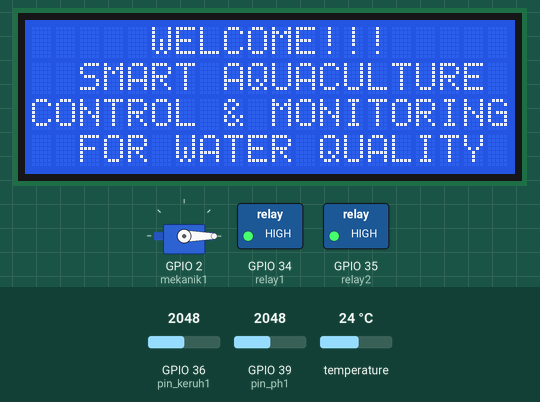
Recording of a sketch running on a simulated ESP32. On the bench: 20×4 character LCD, servo, switched loads named in the sketch (green lamp = pin HIGH). Inputs (shaded band) come from the test bench; at power-on: temperature 24 °C, GPIO 36 (pin_keruh1) = 2048, GPIO 39 (pin_ph1) = 2048. WiFi joins after 1.5 s; servers stay silent unless stated; the local clock reads 2024-03-15 10:24:30 at power-on unless the sketch sets it; what the sketch prints to the serial monitor is not drawn.

Above: at 2.5 s.
At 6.6 s:
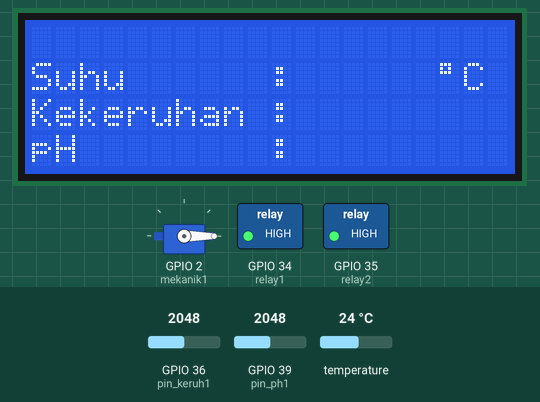
6.7 s: temperature set to 12 °C
At 8.1 s:
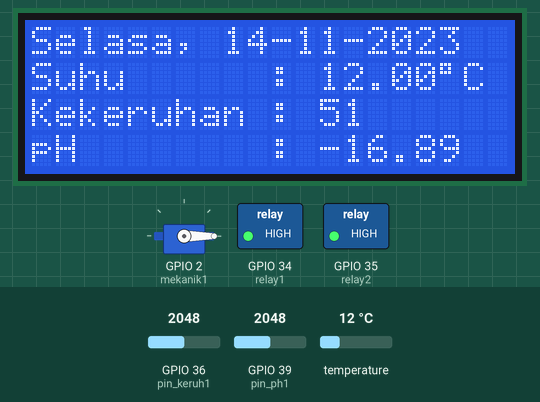
11.2 s: GPIO 36 (pin_keruh1) set to 2866
16.3 s: GPIO 39 (pin_ph1) set to 2866
At 19.0 s:
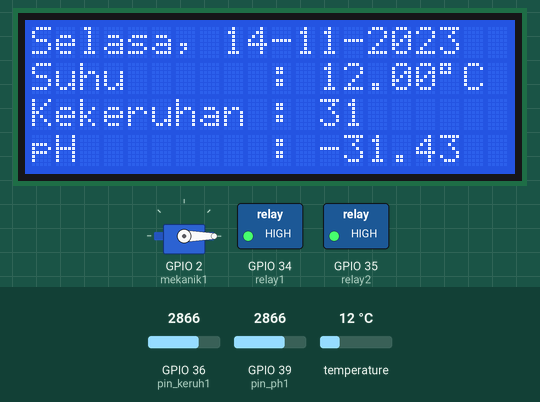
20.8 s: temperature set to 19 °C
25.3 s: GPIO 36 (pin_keruh1) set to 3603
At 27.1 s:
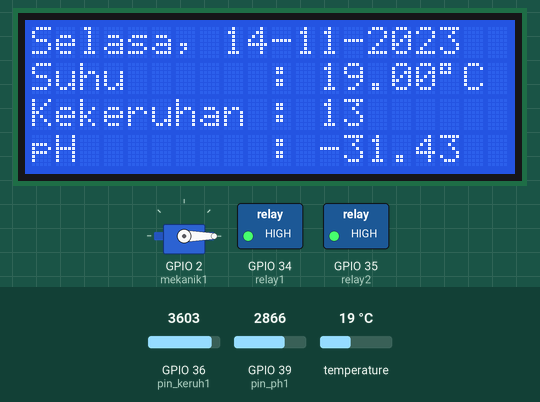
29.8 s: GPIO 39 (pin_ph1) set to 3603
At 31.1 s:
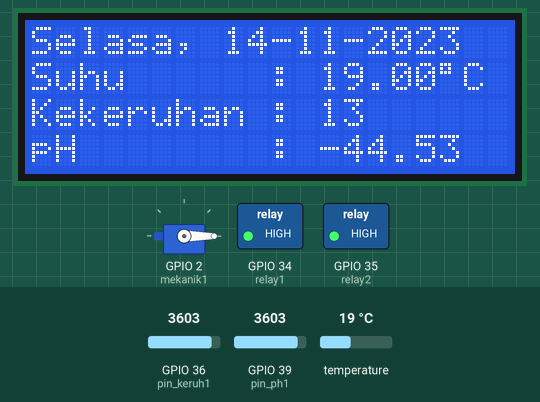
Timing chart, 0 to 32.8 s (numbered marks = the images above; inputs shaded):
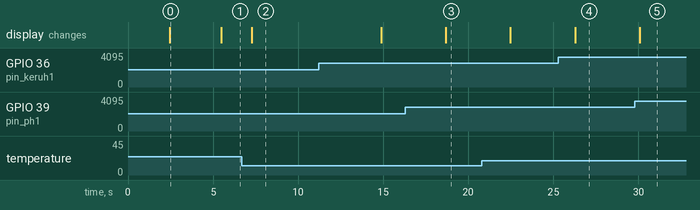

The sketch:

test_all_good.ino
```cpp
#include <Wire.h>
#include <LiquidCrystal_I2C.h>
#include "RTClib.h"
#include <ESP32Servo.h>
#include <OneWire.h>
#include <DallasTemperature.h>
#include <WiFi.h>
#include <WiFiClient.h>
#include <BlynkSimpleEsp32.h>
#define BLYNK_PRINT Serial

LiquidCrystal_I2C lcd(0x27, 20, 4);

char auth[] = "4GQPj-DQPFGC2JUo5N5R2Je2Gu9vbk8T";  //Enter your Blynk Auth token
char ssid[] = "iPhone";  //Enter your WIFI SSID
char pass[] = "12345678";  //Enter your WIFI Password

// RTC DS3231
RTC_DS3231 rtc;

char dataHari[7][12] = {"Minggu", "Senin", "Selasa", "Rabu", "Kamis", "Jumat", "Sabtu"};
String hari;
int tanggal, bulan, tahun, jam, menit, detik;

// Servo
Servo mekanik1;

// Sensor Suhu DS18B20
#define ONE_WIRE_BUS1 5

// Inisialisasi objek OneWire dan DallasTemperature
OneWire oneWire1(ONE_WIRE_BUS1);
DallasTemperature sensorSuhu1(&oneWire1);

float suhukolam1;

// Sensor Turbidity SEN0189
const int pin_keruh1 = 36;

int nilai_analog_keruh1;
int kolam1;
int keruhkolam1;

// Sensor pH PH4502C
const int pin_ph1 = 39;

int nilai_analog_ph1;
float ph_step1;
float Ph_Kolam1;
double TeganganPh1;

//kalibrasi sensor Ph
float ph4_1 = 4.10;
float ph4_2 = 3.46;
float ph7_1 = 3.44;
float ph7_2 = 2.80;

// Relay
const int relay1 = 34;
const int relay2 = 35;
int relayON = LOW;
int relayOFF = HIGH;

const byte buzzerPin = 33;

void setup() {
  // put your setup code here, to run once:
  Serial.begin(9600);

  WiFi.begin(ssid, pass); // Ganti dengan nama dan kata sandi WiFi Anda
  while (WiFi.status() != WL_CONNECTED) {
    delay(1000);
    Serial.println("Connecting to WiFi...");
  }
  Serial.println("Connected to WiFi");

  Blynk.begin(auth, ssid, pass, "blynk.cloud", 80);

  // Sensor
  sensorSuhu1.begin();
  pinMode(pin_keruh1, INPUT);
  pinMode(pin_ph1, INPUT);

  Wire.begin(21, 22);
  lcd.init();
  lcd.backlight();

  if (! rtc.begin()) {
    Serial.println("RTC Tidak Ditemukan");
    Serial.flush();
    abort();
  }

  rtc.adjust(DateTime(F(__DATE__), F(__TIME__)));

  // Aktuator
  mekanik1.attach(2); // Hubungkan servo ke pin D2 pada ESP32
  mekanik1.write(0);

  // Relay
  pinMode(relay1, OUTPUT);
  pinMode(relay2, OUTPUT);
  digitalWrite(relay1, relayOFF);
  digitalWrite(relay2, relayOFF);

  lcd.setCursor(5, 0);
  lcd.print("WELCOME!!!");
  lcd.setCursor(2, 1);
  lcd.print("SMART AQUACULTURE");
  lcd.setCursor(0, 2);
  lcd.print("CONTROL & MONITORING");
  lcd.setCursor(2, 3);
  lcd.print("FOR WATER QUALITY");
  delay(3000);
  lcd.clear();

  lcd.setCursor(0, 1);
  lcd.print("Suhu      :  ");
  lcd.setCursor (17, 1);
  lcd.print ((char)223);
  lcd.print ("C");
  lcd.setCursor(0, 2);
  lcd.print("Kekeruhan : ");
  lcd.setCursor(0, 3);
  lcd.print("pH        :   ");
}

void loop() {
  Blynk.run();//Run the Blynk library

  bacartc();

  if (jam == 20 && menit == 04 && detik == 30) {
    servoputar(10);
  }

  if (jam == 20 && menit == 05 && detik == 30) {
    servoputar(10);
  }

  // Suhu
  suhukolam1 = bacasuhu1();
  Blynk.virtualWrite(V0, suhukolam1);
  Serial.println(suhukolam1);
//  while (suhukolam1 > 34.0) {
//    digitalWrite(relay1, relayON);
//    digitalWrite(relay2, relayON);
//    digitalWrite(buzzerPin, HIGH);
//    Blynk.logEvent("tingkat_suhu", "Suhu air terlalu tinggi"); //Enter your Event Name
//
//    suhukolam1 = bacasuhu1();
//  }
//  digitalWrite(relay1, relayOFF);
//  digitalWrite(relay2, relayOFF);
//  digitalWrite(buzzerPin, LOW);

  // Kekeruhan
  keruhkolam1 = bacakeruh1();
  Blynk.virtualWrite(V1, keruhkolam1);
  Serial.println(keruhkolam1);
//  while (keruhkolam1 > 50) {
//    digitalWrite(relay1, relayON);
//    digitalWrite(relay2, relayON);
//    digitalWrite(buzzerPin, HIGH);
//    Blynk.logEvent("tingkat_keruh", "Air terlalu keruh"); //Enter your Event Name

//    // Kekeruhan
//    keruhkolam1 = bacakeruh1();
//  }
//  digitalWrite(relay1, relayOFF);
//  digitalWrite(relay2, relayOFF);
//  digitalWrite(buzzerPin, LOW);

  // pH
  Ph_Kolam1 = bacapH1();
  Blynk.virtualWrite(V2, Ph_Kolam1);
  Serial.println(Ph_Kolam1);
//  while (Ph_Kolam1 < 7.0) {
//    digitalWrite(relay1, relayON);
//    digitalWrite(relay2, relayON);
//    digitalWrite(buzzerPin, HIGH);
//    Blynk.logEvent("tingkat_ph", "pH air terlalu asam"); //Enter your Event Name
//
//    Ph_Kolam1 = bacapH1();
//  }
//  digitalWrite(relay1, relayOFF);
//  digitalWrite(relay2, relayOFF);
//  digitalWrite(buzzerPin, LOW);

  // Widget LED Blynk
  if (suhukolam1 > 34.0) {
    WidgetLED LED(V5);
    LED.on();
  } else {
    WidgetLED LED(V5);
    LED.off();
  }

  if (keruhkolam1 > 50) {
    WidgetLED LED(V6);
    LED.on();
  } else {
    WidgetLED LED(V6);
    LED.off();
  }

  if (Ph_Kolam1 > 7.0) {
    WidgetLED LED(V7);
    LED.on();
  } else {
    WidgetLED LED(V7);
    LED.off();
  }

  //  if (suhukolam1 > 34.0) {
  //    digitalWrite(relay1, relayON);
  //    digitalWrite(relay2, relayON);
  //    Blynk.logEvent("tingkat_suhu", "Suhu air terlalu tinggi"); //Enter your Event Name
  //    WidgetLED LED(V5);
  //    LED.on();
  //    digitalWrite(buzzerPin, HIGH);
  //  } else {
  //    digitalWrite(relay1, relayOFF);
  //    digitalWrite(relay2, relayOFF);
  //    WidgetLED LED(V5);
  //    LED.off();
  //    digitalWrite(buzzerPin, LOW);
  //  }

  //  if (keruhkolam1 > 50) {
  //    digitalWrite(relay1, relayON);
  //    digitalWrite(relay2, relayON);
  //    Blynk.logEvent("tingkat_keruh", "Air terlalu keruh"); //Enter your Event Name
  //    WidgetLED LED(V6);
  //    LED.on();
  //    digitalWrite(buzzerPin, HIGH);
  //  } else {
  //    digitalWrite(relay1, relayOFF);
  //    digitalWrite(relay2, relayOFF);
  //    WidgetLED LED(V6);
  //    LED.off();
  //    digitalWrite(buzzerPin, LOW);
  //  }
  //

  //  if (Ph_Kolam1 > 7.0) {
  //    digitalWrite(relay1, relayON);
  //    digitalWrite(relay2, relayON);
  //    Blynk.logEvent("tingkat_ph", "pH air terlalu asam"); //Enter your Event Name
  //    WidgetLED LED(V7);
  //    LED.on();
  //    digitalWrite(buzzerPin, HIGH);
  //  } else {
  //    digitalWrite(relay1, relayOFF);
  //    digitalWrite(relay2, relayOFF);
  //    WidgetLED LED(V7);
  //    LED.off();
  //    digitalWrite(buzzerPin, LOW);
  //  }

  lcd.setCursor(0, 0);
  lcd.print(String() + hari + ", " + tanggal + "-" + bulan + "-" + tahun);
  lcd.setCursor(12, 1);
  lcd.print (suhukolam1);
  lcd.setCursor(12, 2);
  lcd.print(keruhkolam1);
  lcd.setCursor(12, 3);
  lcd.print(Ph_Kolam1);

  delay(2000);
}


float bacasuhu1() {
  sensorSuhu1.requestTemperatures();
  float suhu1 = sensorSuhu1.getTempCByIndex(0);
  return suhu1;
}

int bacakeruh1() {
  nilai_analog_keruh1 = analogRead(pin_keruh1) / 4;
  kolam1 = map(nilai_analog_keruh1, 0, 1023, 100, 1);
  return kolam1;
}

float bacapH1() {
  nilai_analog_ph1 = analogRead(pin_ph1);
  TeganganPh1 = 5 / 1023.0 * nilai_analog_ph1;

  ph_step1 = (ph4_1 - ph7_1) / 2.4;
  float Ph1 = 7 + ((ph7_1 - TeganganPh1) / ph_step1);
  return Ph1;
}

void bacartc() {
  DateTime now = rtc.now();
  hari    = dataHari[now.dayOfTheWeek()];
  tanggal = now.day(), DEC;
  bulan   = now.month(), DEC;
  tahun   = now.year(), DEC;
  jam     = now.hour(), DEC;
  menit   = now.minute(), DEC;
  detik   = now.second(), DEC;

  Serial.println(String() + hari + ", " + tanggal + "-" + bulan + "-" + tahun);
  Serial.println(String() + jam + ":" + menit + ":" + detik);
  delay(1000);
}

void servoputar(int jumlah) {
  for (int i = 1; i <= jumlah; i++) {
    mekanik1.write(180);
    delay(100);
    mekanik1.write(0);
    delay(100);
  }
}
```

Measured:
- after the input at 6.7 s, the display: changes after 0.59 s (image 2)
- after the input at 16.3 s, the display: changes after 2.4 s (image 3)
- after the input at 25.3 s, the display: changes after 0.98 s (image 4)
- after the input at 29.8 s, the display: changes after 0.28 s (image 5)
- what the display in image 0 shows lasts 3.1 s, from 2.4 s to 5.5 s
